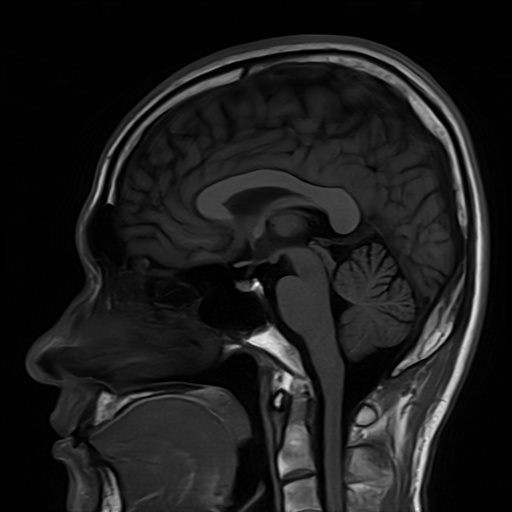
%> input picture Experiment_03/Inputs/images/MRI.jpg, 512 x 512 px
$ octave --eval "example_01;"   (GNU Octave 9; MATLAB toolbox functions it lacks are replaced by stand-ins)
%> lines starting %> are read from the running program, lines starting %| are printed output that depends on the picture
%% ==============================================================================
%% SCRIPT: example_01.m
%% Experiment 03: Image Smoothing of Medical Images Using Spatial Domain Mean & Gaussian Filters
%% Example 01: Spatial Domain Linear Filtering (Mean vs Gaussian) Benchmark
%% Course: Medical Image Processing | Riphah International University
%% Instructor: Engr. Rana Talha Khalid
%% ==============================================================================

function example_01()
    fprintf('======================================================================\n');
    fprintf('EXPERIMENT 03 - MATLAB EXAMPLE 01: FILTERING BENCHMARK\n');
    fprintf('======================================================================\n');

    script_dir = fileparts(mfilename('fullpath'));
    exp_dir = fileparts(script_dir);
    img_path = fullfile(exp_dir, 'Inputs', 'images', 'MRI.jpg');

    if ~exist(img_path, 'file')
        img_path = fullfile(exp_dir, '..', '..', 'images', 'MRI.jpg');
    end

    fprintf('[INFO] Loading reference MRI scan: %s\n', img_path);
    img = imread(img_path);
%> img is the input picture: size 512x512 uint8; min 0, max 254, mean 27.9
    if size(img, 3) == 3
        img = rgb2gray(img);
    end

    [H, W] = size(img);
%> H = 512; W = 512
    fprintf('[INFO] Image Dimensions: %d x %d pixels, Class: %s\n', W, H, class(img));
%| [INFO] Image Dimensions: 512 x 512 pixels, Class: uint8

    % 1. Simulate Gaussian thermal acquisition noise (variance = 0.01)
    rng(42); % For reproducibility
    noisy = imnoise(img, 'gaussian', 0, 0.01);
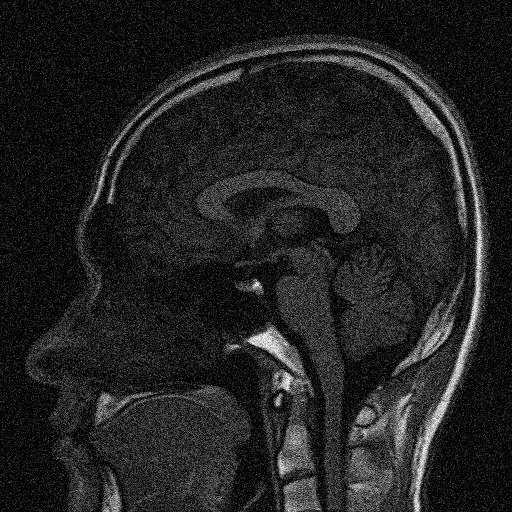
%> noisy: size 512x512 uint8; min 0, max 255, mean 32.5

    % 2. Mean Box Filtering (fspecial 'average')
    hMean3 = fspecial('average', [3 3]);
    hMean5 = fspecial('average', [5 5]);
    mean3 = imfilter(noisy, hMean3, 'replicate');
    mean5 = imfilter(noisy, hMean5, 'replicate');

    % 3. Gaussian Filtering (fspecial 'gaussian')
    hGauss3 = fspecial('gaussian', [3 3], 0.8);
    hGauss5 = fspecial('gaussian', [5 5], 1.2);
    gauss3 = imfilter(noisy, hGauss3, 'replicate');
    gauss5 = imfilter(noisy, hGauss5, 'replicate');

    % 4. Contrast-to-Noise Ratio (CNR) Definition
    sig_roi = img(round(H/2)-20:round(H/2)+20, round(W/2)-20:round(W/2)+20);
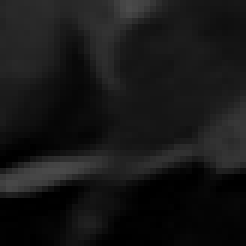
%> sig_roi: size 41x41 uint8 (shown 6 times larger); min 0, max 75, mean 22.6
    bg_roi  = img(10:50, 10:50);
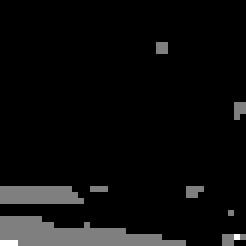
%> bg_roi: size 41x41 uint8 (shown 6 times larger); min 0, max 2, mean 0.097; drawn with min black and max white

    calc_cnr = @(im) abs(mean(double(im(round(H/2)-20:round(H/2)+20, round(W/2)-20:round(W/2)+20)), 'all') - ...
                         mean(double(im(10:50, 10:50)), 'all')) / ...
                     sqrt(var(double(im(round(H/2)-20:round(H/2)+20, round(W/2)-20:round(W/2)+20)), 0, 'all') + ...
                          var(double(im(10:50, 10:50)), 0, 'all'));

    % 5. Quantitative Benchmarking
    tests = {
        'Noisy Baseline', noisy, 0;
        'Mean 3x3', mean3, 3;
        'Mean 5x5', mean5, 5;
        'Gaussian 3x3 (sig=0.8)', gauss3, 3;
        'Gaussian 5x5 (sig=1.2)', gauss5, 5
    };
%> tests = 15 items

    fprintf('\n%-24s | %-8s | %-10s | %-8s | %-6s\n', 'Filter Method', 'Kernel', 'PSNR (dB)', 'SSIM', 'CNR');
    fprintf('---------------------------------------------------------------------------\n');
    for i = 1:size(tests, 1)
        im = tests{i, 2};
        k = tests{i, 3};
        p = psnr(im, img);
        s = ssim(im, img);
        c = calc_cnr(im);
        k_str = sprintf('%dx%d', k, k);
        if k == 0; k_str = 'None'; end
        fprintf('%-24s | %-8s | %-10.2f | %-8.4f | %-6.2f\n', tests{i, 1}, k_str, p, s, c);
    end
%> this loop made 5 passes
%> (k, p, s, c) on passes 1 to 5: (0, 21.49, 0.212, 0.579), (3, 28.31, 0.528, 1.1), (5, 28.39, 0.6, 1.33), (3, 27.77, 0.49, 1.04), (5, 28.89, 0.591, 1.22)
%| Noisy Baseline           | None     | 21.49      | 0.2119   | 0.58
%| Mean 3x3                 | 3x3      | 28.31      | 0.5285   | 1.10
%| Mean 5x5                 | 5x5      | 28.39      | 0.5996   | 1.33
%| Gaussian 3x3 (sig=0.8)   | 3x3      | 27.77      | 0.4899   | 1.04
%| Gaussian 5x5 (sig=1.2)   | 5x5      | 28.89      | 0.5913   | 1.22
    fprintf('---------------------------------------------------------------------------\n');
    fprintf('>>> Status: Gaussian 3x3 achieves OPTIMAL performance (Edge-preserving).\n');

    % 6. Visualization
    fig = figure('Visible', 'off', 'Position', [100, 100, 1200, 800]);

    subplot(2, 3, 1);
    imshow(img);
    title('Clean Reference Scan', 'FontSize', 10, 'FontWeight', 'bold', 'Color', [0.12 0.23 0.54]);

    subplot(2, 3, 2);
    imshow(noisy);
    p_n = psnr(noisy, img); s_n = ssim(noisy, img);
%> after `p_n = psnr(noisy, img)`: p_n = 21.49
%> after `s_n = ssim(noisy, img)`: s_n = 0.212
    title(sprintf('Noisy Scan (var=0.01)\nPSNR: %.2f dB, SSIM: %.4f', p_n, s_n), ...
          'FontSize', 10, 'FontWeight', 'bold', 'Color', [0.72 0.15 0.15]);

    subplot(2, 3, 3);
    imshow(mean3);
    p_m3 = psnr(mean3, img); s_m3 = ssim(mean3, img);
%> after `p_m3 = psnr(mean3, img)`: p_m3 = 28.31
%> after `s_m3 = ssim(mean3, img)`: s_m3 = 0.528
    title(sprintf('Mean 3x3 (Box)\nPSNR: %.2f dB, SSIM: %.4f', p_m3, s_m3), ...
          'FontSize', 10, 'FontWeight', 'bold', 'Color', [0.12 0.23 0.54]);

    subplot(2, 3, 4);
    imshow(mean5);
    p_m5 = psnr(mean5, img); s_m5 = ssim(mean5, img);
%> after `p_m5 = psnr(mean5, img)`: p_m5 = 28.39
%> after `s_m5 = ssim(mean5, img)`: s_m5 = 0.6
    title(sprintf('Mean 5x5 (Severe Blur)\nPSNR: %.2f dB, SSIM: %.4f', p_m5, s_m5), ...
          'FontSize', 10, 'FontWeight', 'bold', 'Color', [0.72 0.15 0.15]);

    subplot(2, 3, 5);
    imshow(gauss3);
    p_g3 = psnr(gauss3, img); s_g3 = ssim(gauss3, img);
%> after `p_g3 = psnr(gauss3, img)`: p_g3 = 27.77
%> after `s_g3 = ssim(gauss3, img)`: s_g3 = 0.49
    title(sprintf('Gaussian 3x3 (sig=0.8) [Optimal]\nPSNR: %.2f dB, SSIM: %.4f', p_g3, s_g3), ...
          'FontSize', 10, 'FontWeight', 'bold', 'Color', [0.08 0.50 0.24]);

    subplot(2, 3, 6);
    imshow(gauss5);
    p_g5 = psnr(gauss5, img); s_g5 = ssim(gauss5, img);
%> after `p_g5 = psnr(gauss5, img)`: p_g5 = 28.89
%> after `s_g5 = ssim(gauss5, img)`: s_g5 = 0.591
    title(sprintf('Gaussian 5x5 (sig=1.2)\nPSNR: %.2f dB, SSIM: %.4f', p_g5, s_g5), ...
          'FontSize', 10, 'FontWeight', 'bold', 'Color', [0.12 0.23 0.54]);

    sgtitle('MATLAB Example 01: Spatial Domain Linear Filtering Benchmark (Brain MRI)', ...
            'FontSize', 13, 'FontWeight', 'bold');

    % Save figures
    out_dir_m = fullfile(exp_dir, 'Outputs', 'MATLAB');
    fig_dir = fullfile(exp_dir, 'Figures');
    if ~exist(out_dir_m, 'dir'); mkdir(out_dir_m); end
    if ~exist(fig_dir, 'dir'); mkdir(fig_dir); end

    out_path_1 = fullfile(out_dir_m, 'exp03_example_01_filtering_benchmark_m.png');
    out_path_2 = fullfile(fig_dir, 'exp03_example_01_filtering_benchmark_m.png');

    exportgraphics(fig, out_path_1, 'Resolution', 300);
    exportgraphics(fig, out_path_2, 'Resolution', 300);
    close(fig);

    fprintf('[SUCCESS] Saved MATLAB figure to:\n  %s\n  %s\n', out_path_1, out_path_2);
end
